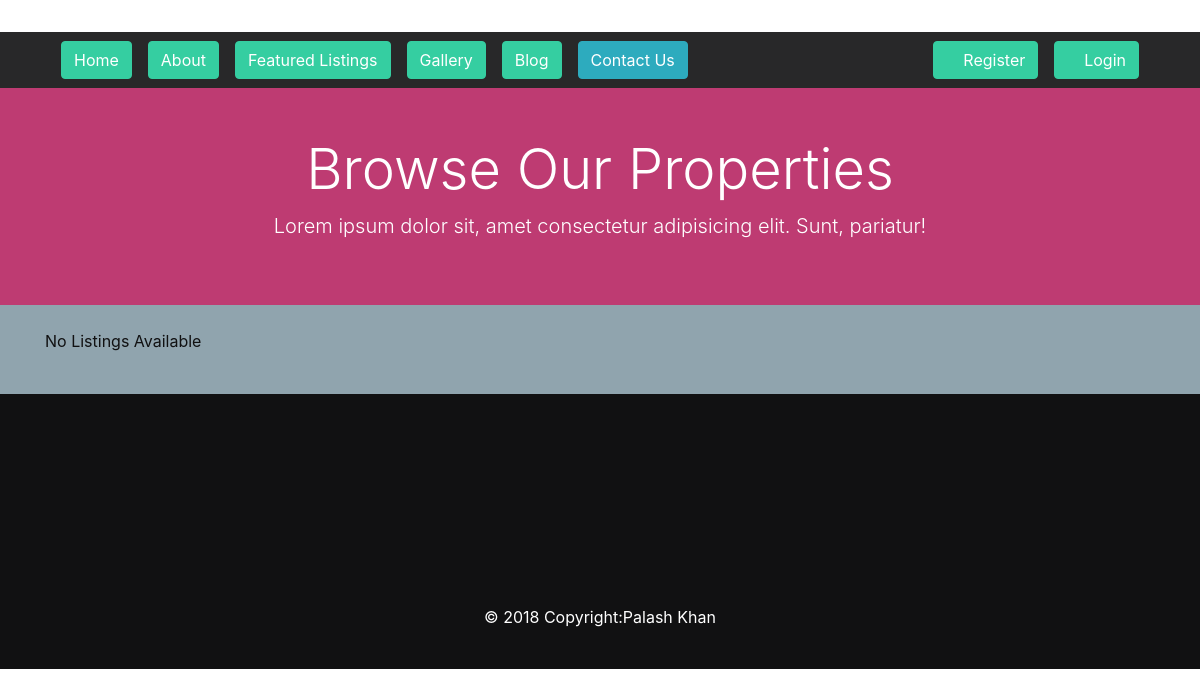
The page /listings/ on the database as committed earlier.
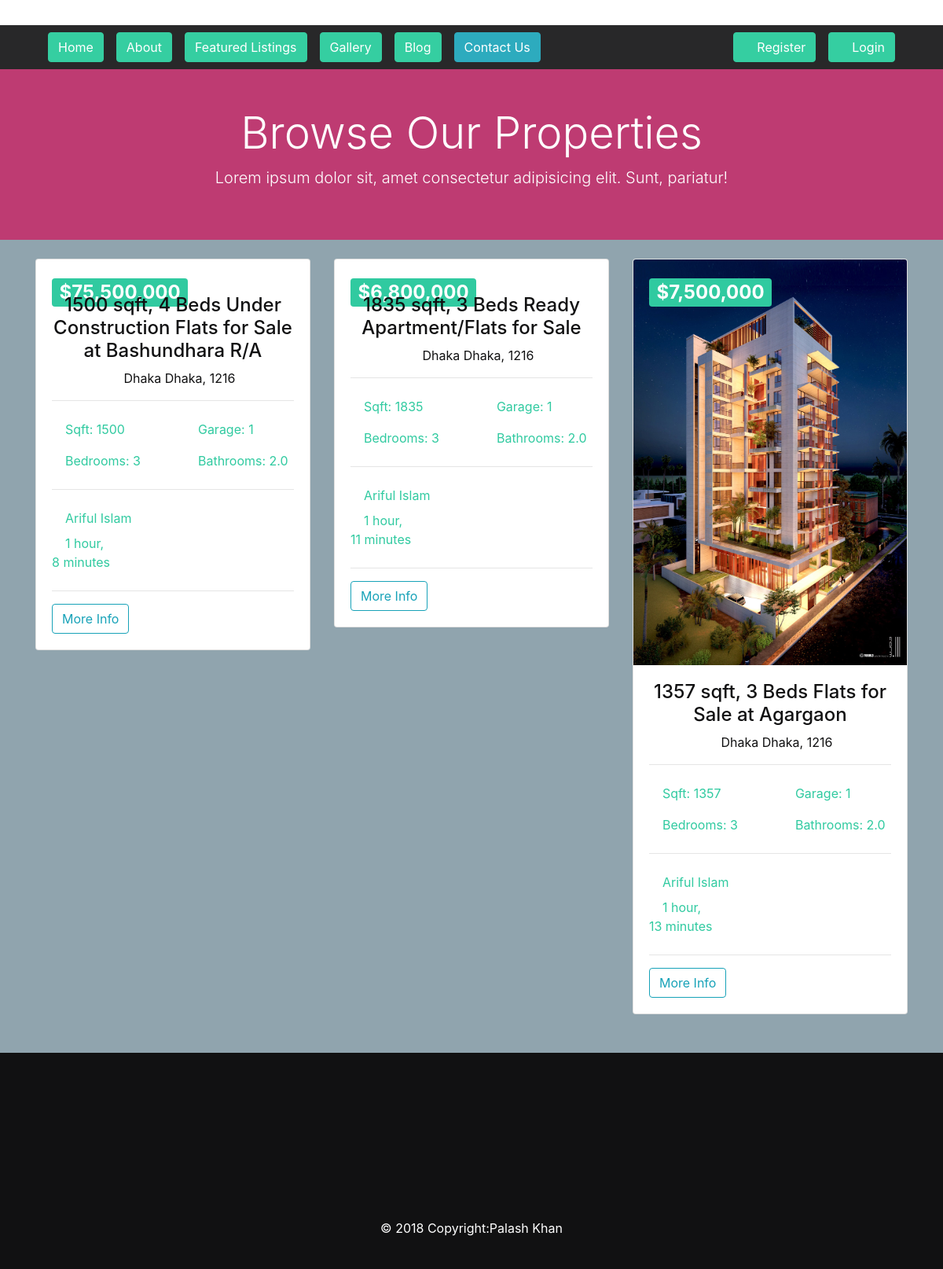
The same page on the database as committed later.
### listings/models.py (models this page shows, shortened)
class Listing(models.Model):
  user = models.ForeignKey(settings.AUTH_USER_MODEL, on_delete=models.DO_NOTHING)
  realtor = models.ForeignKey(Realtor, on_delete=models.DO_NOTHING)
  title = models.CharField(max_length=200)
  address = models.CharField(max_length=200)
  city = models.CharField(max_length=100)
  state = models.CharField(max_length=100)
  zipcode = models.CharField(max_length=20)
  description = models.TextField(blank=True)
  price = models.IntegerField()
  bedrooms = models.IntegerField()
  bathrooms = models.DecimalField(max_digits=2, decimal_places=1)
  garage = models.IntegerField(default=0)
  sqft = models.IntegerField()
  lot_size = models.DecimalField(max_digits=5, decimal_places=1)
  photo_main_one = models.ImageField(upload_to='photos/%Y/%m/%d/', blank=True)
  photo_1 = models.ImageField(upload_to='photos/%Y/%m/%d/', blank=True)
  photo_2 = models.ImageField(upload_to='photos/%Y/%m/%d/', blank=True)
  photo_3 = models.ImageField(upload_to='photos/%Y/%m/%d/', blank=True)
  photo_4 = models.ImageField(upload_to='photos/%Y/%m/%d/', blank=True)
  photo_5 = models.ImageField(upload_to='photos/%Y/%m/%d/', blank=True)
  photo_6 = models.ImageField(upload_to='photos/%Y/%m/%d/', blank=True)
  is_published = models.BooleanField(default=True)
  list_date = models.DateTimeField(default=datetime.now, blank=True)
  objects = StatusManager()

### realtors/models.py (models this page shows)
class Realtor(models.Model):
  name = models.CharField(max_length=200)
  photo = models.ImageField(upload_to='photos/%Y/%m/%d/')
  description = models.TextField(blank=True)
  phone = models.CharField(max_length=20)
  email = models.CharField(max_length=50)
  is_mvp = models.BooleanField(default=False)
  hire_date = models.DateTimeField(default=datetime.now, blank=True)
  def __str__(self):
    return self.name

### listings/views.py (the view)
# urls.py: path('listings/', include('listings.urls')),
def listings(request):
    listings = Listing.objects.order_by('-list_date').filter(is_published=True)
    paginator = Paginator(listings, 6)
    page = request.GET.get('page')
    paged_listings = paginator.get_page(page)
    context = {
        'listings' : paged_listings
    }
    return render(request,  'listings/listings.html', context,)

### listings/models.py (called while the page is built)
  def get_queryset(self):
    return StatusQuerySet(self.model, using=self._db)

### templates/listings/listings.html (shortened to what this page needs)
{% extends 'base.html' %}
{% load humanize %}
{% block content %}
<section id="showcase-inner" class="py-5 text-white">
    <div class="container">
      <div class="row text-center">
        <div class="col-md-12">
          <h1 class="display-4">Browse Our Properties</h1>
          <p class="lead">Lorem ipsum dolor sit, amet consectetur adipisicing elit. Sunt, pariatur!</p>
        </div>
      </div>
    </div>
  </section>
  <section id="listings" class="py-4">
    <div class="container">
      <div class="row">
        {% if listings %}
          {% for listing in listings %}
        <a href="{% url 'listing' listing.id %}">
          <div class="col-md-6 col-lg-4 mb-4">
              <div class="card listing-preview">
                    {% if listing.photo_main_one %}
                <img class="card-img-top" src='{{ listing.photo_main_one.url }}' alt="" >
                  {% endif %}
                <div class="card-img-overlay">
                  <h2>
                    <span class="badge badge-secondary text-white">${{ listing.price | intcomma }}</span>
                  </h2>
                </div>
                <div class="card-body">
                  <div class="listing-heading text-center">
                    <h4 class="text-primary">{{ listing.title }}</h4>
                    <p>
                      <i class="fas fa-map-marker text-secondary"></i> {{ listing.city }} {{ listing.state }}, {{ listing.zipcode }}</p>
                  </div>
                  <hr>
                  <div class="row py-2 text-secondary">
                    <div class="col-6">
                      <i class="fas fa-th-large"></i> Sqft: {{ listing.sqft }}</div>
                    <div class="col-6">
                      <i class="fas fa-car"></i> Garage: {{ listing.garage }}</div>
                  </div>
                  <div class="row py-2 text-secondary">
                    <div class="col-6">
                      <i class="fas fa-bed"></i> Bedrooms: {{ listing.bedrooms }}</div>
                    <div class="col-6">
                      <i class="fas fa-bath"></i> Bathrooms: {{ listing.bathrooms }}</div>
                  </div>
                  <hr>
                  <div class="row py-2 text-secondary">
                    <div class="col-12">
                      <i class="fas fa-user"></i> {{ listing.realtor }}</div>
                  </div>
                  <div class="row text-secondary pb-2">
                    <div class="col-6">
                      <i class="fas fa-clock"></i> {{ listing.list_date | timesince }}</div>
                  </div>
                  <hr>
                  <a href="{% url 'listing' listing.id %}" class="btn btn-outline-info">More Info</a>
                </div>
              </div>
            </div> </a>
          {% endfor %}
        {% else %}
          <div class="col-md-12">
            <p>No Listings Available</p>
          </div>
        {% endif %}
      </div>
      <div class="row">
        <div class="col-md-12">
        </div>
      </div>
    </div>
  </section>
{% endblock %}

### templates/base.html (shortened to what this page needs)
{% load static %}
{% load humanize %}
<!DOCTYPE html>
<html lang="en">
<head>
  <link rel="stylesheet" href="{% static 'css/all.css' %}">
  <link rel="stylesheet" href="{% static 'css/bootstrap.css' %}">
  <link rel="stylesheet" href="{% static 'css/style.css' %}">
  <link rel="stylesheet" href="{% static 'css/lightbox.min.css' %}">
</head>
<body>
  {% include 'partials/_topbar.html' %}
  {% include 'partials/_navbar.html' %}
  {% block content %} {% endblock  %}
  {% include 'partials/_footer.html' %}
</body>
</html>

### templates/partials/_topbar.html (shortened to what this page needs)
{% load static %}
  <section id="top-bar" class="p-3">
  </section>

### templates/partials/_navbar.html (shortened to what this page needs)
{% load static %}
  <nav class="navbar navbar-expand-lg navbar-dark bg-primary sticky-top">
    <div class="container">
      <div class="collapse navbar-collapse" id="navbarNavAltMarkup">
        <ul class="navbar-nav">
          <li
                  {% if '/' == request.path %}
              class="nav-item active mr-3"
            {% else %}
              class="nav-item mr-3"
                {% endif %}
          >
            <a class="btn btn-success btn-rounded" href="{% url 'index' %}">Home</a>
          </li>
          <li {% if 'about' in request.path %}
                  class="nav-item active mr-3"
                  {% else %}
                  class="nav-item mr-3"
                  {% endif %}>
            <a class="btn btn-success btn-rounded" href="{% url 'about' %}">About</a>
          </li>
          <li {% if 'listings' in request.path %}
                  class="nav-item active mr-3"
                  {% else %}
                  class="nav-item mr-3"
                  {% endif %}>
            <a class="btn btn-success btn-rounded" href="{% url 'listings' %}">Featured Listings</a>
          </li>
          <li {% if 'gallery' in request.path %}
                  class="nav-item active mr-3"
                  {% else %}
                  class="nav-item mr-3"
                  {% endif %}>
            <a class="btn btn-success btn-rounded" href="{% url 'gallery' %}">Gallery</a>
          </li>
            <li {% if 'blog' in request.path %}
                  class="nav-item active mr-3"
                  {% else %}
                  class="nav-item mr-3"
                  {% endif %}>
            <a class="btn btn-success btn-rounded" href="{% url 'blogview' %}"> Blog </a>
          </li>
           <li {% if 'contactus' in request.path %}
                  class="nav-item active mr-3"
                  {% else %}
                  class="nav-item mr-3"
                  {% endif %}>
            <a class="btn btn-info btn-rounded" href="{% url 'contactus' %}"> Contact Us </a>
          </li>
        </ul>
        <ul class="navbar-nav ml-auto">
          {% if user.is_authenticated %}
            <li
            {% if 'dashboard' in request.path %}
              class="nav-item active mr-3"
            {% else %}
              class="nav-item mr-3"
            {% endif %}
            >
              <a class="btn btn-success btn-rounded" href="{% url 'dashboard' %}">
               Welcome {{ user.username }}</a>
            </li>
            <li class="nav-item mr-3">
              <a href="javascript:{document.getElementById('logout').submit()}" class="nav-link">
                <i class="fas fa-sign-out-alt"></i> Logout
              </a>
              <form action="{% url 'logout' %}" method="POST" id="logout">
                {% csrf_token %}
                <input type="hidden">
              </form>
            </li>
          {% else %}
            <li
            {% if 'register' in request.path %}
              class="nav-item active mr-3"
            {% else %}
              class="nav-item mr-3"
            {% endif %}
            >
              <a class="btn btn-success btn-rounded" href="{% url 'register' %}">
                <i class="fas fa-user-plus"></i> Register</a>
            </li>
            <li
            {% if 'login' in request.path %}
              class="nav-item active mr-3"
            {% else %}
              class="nav-item mr-3"
            {% endif %}
            >
              <a class="btn btn-success btn-rounded" href="{% url 'login' %}">
                <i class="fas fa-sign-in-alt"></i>
                Login</a>
            </li>
          {% endif %}
        </ul>
      </div>
    </div>
</nav>

### templates/partials/_footer.html
<footer id="main-footer" class="py-4 bg-primary text-white text-center">
<footer class="page-footer font-small cyan darken-3">
  <div class="container">
    <div class="row">
      <div class="col-md-12 py-5">
        <div class="mb-5 flex-center">
          <a href="https://www.facebook.com/polashkhan524" target="_blank" class="text-info">
            <i class="fab fa-facebook-f fa-lg white-text mr-md-5 mr-3 fa-2x"> </i>
          </a>
            <a href="https://www.facebook.com/polashkhan524" target="_blank" class="text-info">
            <i class="fab fa-twitter fa-lg white-text mr-md-5 mr-3 fa-2x"> </i>
          </a>
           <a href="https://www.facebook.com/polashkhan524" target="_blank" class="text-info">
            <i class="fab fa-linkedin-in fa-lg white-text mr-md-5 mr-3 fa-2x"> </i>
          </a>
           <a href="https://www.facebook.com/polashkhan524" target="_blank" class="text-info">
            <i class="fab fa-instagram fa-lg white-text mr-md-5 mr-3 fa-2x"> </i>
          </a>
        </div>
      </div>
    </div>
  </div>
  <div class="footer-copyright text-center py-3">© 2018 Copyright:Palash Khan </a>
  </div>
</footer>
</footer>

### static/css/all.css (style rules this page uses)
.fa, .fas, .far, .fal, .fab { -moz-osx-font-smoothing: grayscale; -webkit-font-smoothing: antialiased; display: inline-block; font-style: normal; font-variant: normal; text-rendering: auto; line-height: 1; }
.fa-lg { font-size: 1.33333em; line-height: 0.75em; vertical-align: -.0667em; }
.fa-2x { font-size: 2em; }
.fa-bath:before { content: "\f2cd"; }
.fa-bed:before { content: "\f236"; }
.fa-car:before { content: "\f1b9"; }
.fa-clock:before { content: "\f017"; }
.fa-facebook-f:before { content: "\f39e"; }
.fa-instagram:before { content: "\f16d"; }
.fa-linkedin-in:before { content: "\f0e1"; }
.fa-map-marker:before { content: "\f041"; }
.fa-sign-in-alt:before { content: "\f2f6"; }
.fa-th-large:before { content: "\f009"; }
.fa-twitter:before { content: "\f099"; }
.fa-user:before { content: "\f007"; }
.fa-user-plus:before { content: "\f234"; }
.fab { font-family: 'Font Awesome 5 Brands'; }
.fa, .fas { font-family: 'Font Awesome 5 Free'; font-weight: 900; }

### static/css/style.css (style rules this page uses)
img { width: 100%; }
.navbar { opacity: 0.9; text-transform: uppercase; }
#showcase-inner { background: url(../img/building.jpg) no-repeat top center fixed/cover; position: relative; overflow: hidden; min-height: 200px; }
#showcase-inner::before { content: ''; position: absolute; top: 0; left: 0; min-height: 100%; width: 100%; background: rgba(174, 11, 79, 0.8); }
.listing-preview a { position: relative; }
.navbar { text-transform: capitalize; }

Rows that differ between the two databases and show on the page:
added Listing: price "75,500,000", title "1500 sqft, 4 Beds Under Construction Flats for Sale at Bashundhara R/A", city "Dhaka", state "Dhaka", zipcode "1216", sqft "1500", garage "1", bedrooms "3", bathrooms "2.0", realtor "Ariful Islam", list_date "1 hour, 8 minutes"
added Listing: price "6,800,000", title "1835 sqft, 3 Beds Ready Apartment/Flats for Sale", city "Dhaka", state "Dhaka", zipcode "1216", sqft "1835", garage "1", bedrooms "3", bathrooms "2.0", realtor "Ariful Islam", list_date "1 hour, 11 minutes"
added Listing: photo_main_one (picture), price "7,500,000", title "1357 sqft, 3 Beds Flats for Sale at Agargaon", city "Dhaka", state "Dhaka", zipcode "1216", sqft "1357", garage "1", bedrooms "3", bathrooms "2.0", realtor "Ariful Islam", list_date "1 hour, 13 minutes"
Other text that changed with them:
text no longer shown: "No Listings Available"
